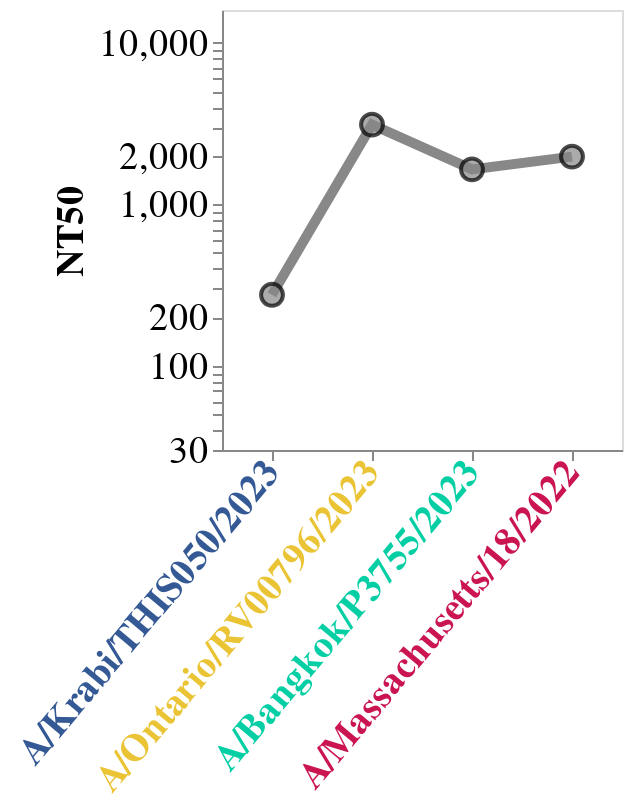

The code cell stored with this chart in its notebook:
### Markdown cell above
## Make toy NT50 plot for overview figure

### Code cell
# Configure
color_scheme = alt.Color('serum', title = 'serum', legend=None).scale(scheme='greys')
titer_range = [30, 16000]
titleFontSize=19
labelFontSize=19
width = 200
height = 220

four_special_viruses = [
    'A/Krabi/THIS050/2023',
    'A/Ontario/RV00796/2023',
    'A/Bangkok/P3755/2023',
    'A/Massachusetts/18/2022',
]

four_special_viruses_labelColors = {
    'condition': [
        {'test' : 'datum.label == "A/Massachusetts/18/2022"', 'value': color_palette[2]},
        {'test' : 'datum.label == "A/Krabi/THIS050/2023"', 'value': color_palette[0]},
        {'test' : 'datum.label == "A/Bangkok/P3755/2023"', 'value': color_palette[1]},
        {'test' : 'datum.label == "A/Ontario/RV00796/2023"', 'value': color_palette[3]},
    ],
     'value': 'grey'} # The default value if no condition is met


data = (SCH_titers[SCH_titers['virus'].isin(four_special_viruses)]
        .query('serum == "SCH23_y2009_s007"')
       )

# Make plot
line = (alt.Chart(data, width=width, height=height)
        .mark_line(size = 5, point = False)
        .encode(
            alt.X('virus', 
                      axis = alt.Axis(grid=False, titleFontSize=titleFontSize, labelFontSize=labelFontSize,
                                      labelColor = four_special_viruses_labelColors,
                                      labelFontWeight = 'bold',
                                      title = None, titleY = 330,
                                      labelAlign = 'right',labelLimit = 1000, labelAngle=310), 
                      sort = four_special_viruses
                     ),
            alt.Y('titer', 
                      scale = alt.Scale(type='log', domain=titer_range, nice=False), 
                      axis=alt.Axis(grid=False, titleFontSize=titleFontSize, labelFontSize=labelFontSize, title='NT50')
                 ),
            color = color_scheme,
        )
       )

points = (alt.Chart(data, width=width)
          .mark_point(size = 120, stroke='black', strokeWidth=2, filled=True)
          .encode(
              alt.X('virus', sort = four_special_viruses),
              alt.Y('titer'),
              color = color_scheme
          )
         )
    

layered = alt.layer(line, points).properties(title=''
                                            ).configure_title(fontSize=labelFontSize)



# Save
# outfile = './results/toy_nt50_plot.svg'
# layered.save(outfile, dpi = 600)
layered

### Figure 1 — Vega-Lite specification as saved in the notebook (floating-point values rounded to 4 significant figures)
{"config": {"view": {"continuousWidth": 300, "continuousHeight": 300}, "title": {"fontSize": 19}}, "layer": [{"mark": {"type": "line", "point": false, "size": 5}, "encoding": {"color": {"field": "serum", "legend": null, "scale": {"scheme": "greys"}, "title": "serum", "type": "nominal"}, "x": {"axis": {"grid": false, "labelAlign": "right", "labelAngle": 310, "labelColor": {"condition": [{"test": "datum.label == \"A/Massachusetts/18/2022\"", "value": "#ca1551"}, {"test": "datum.label == \"A/Krabi/THIS050/2023\"", "value": "#345995"}, {"test": "datum.label == \"A/Bangkok/P3755/2023\"", "value": "#03cea4"}, {"test": "datum.label == \"A/Ontario/RV00796/2023\"", "value": "#eac435"}], "value": "grey"}, "labelFontSize": 19, "labelFontWeight": "bold", "labelLimit": 1000, "title": null, "titleFontSize": 19, "titleY": 330}, "field": "virus", "sort": ["A/Krabi/THIS050/2023", "A/Ontario/RV00796/2023", "A/Bangkok/P3755/2023", "A/Massachusetts/18/2022"], "type": "nominal"}, "y": {"axis": {"grid": false, "labelFontSize": 19, "title": "NT50", "titleFontSize": 19}, "field": "titer", "scale": {"domain": [30, 16000], "nice": false, "type": "log"}, "type": "quantitative"}}}, {"mark": {"type": "point", "filled": true, "size": 120, "stroke": "black", "strokeWidth": 2}, "encoding": {"color": {"field": "serum", "legend": null, "scale": {"scheme": "greys"}, "title": "serum", "type": "nominal"}, "x": {"field": "virus", "sort": ["A/Krabi/THIS050/2023", "A/Ontario/RV00796/2023", "A/Bangkok/P3755/2023", "A/Massachusetts/18/2022"], "type": "nominal"}, "y": {"field": "titer", "type": "quantitative"}}}], "data": {"name": "data-9e2643bf398e4cc39817dc6fc512496c"}, "height": 220, "title": "", "width": 200, "$schema": "https://vega.github.io/schema/vega-lite/v5.16.3.json", "datasets": {"data-9e2643bf398e4cc39817dc6fc512496c": [{"group": "SCH", "serum": "SCH23_y2009_s007", "virus": "A/Bangkok/P3755/2023", "titer": 1645.0, "titer_bound": "interpolated", "titer_sem": 247.6, "n_replicates": 3, "titer_as": "midpoint", "barcode": "s007"}, {"group": "SCH", "serum": "SCH23_y2009_s007", "virus": "A/Krabi/THIS050/2023", "titer": 274.7, "titer_bound": "interpolated", "titer_sem": 5.935, "n_replicates": 3, "titer_as": "midpoint", "barcode": "s007"}, {"group": "SCH", "serum": "SCH23_y2009_s007", "virus": "A/Massachusetts/18/2022", "titer": 1975.0, "titer_bound": "interpolated", "titer_sem": 95.71, "n_replicates": 3, "titer_as": "midpoint", "barcode": "s007"}, {"group": "SCH", "serum": "SCH23_y2009_s007", "virus": "A/Ontario/RV00796/2023", "titer": 3118.0, "titer_bound": "interpolated", "titer_sem": 394.9, "n_replicates": 3, "titer_as": "midpoint", "barcode": "s007"}]}}
